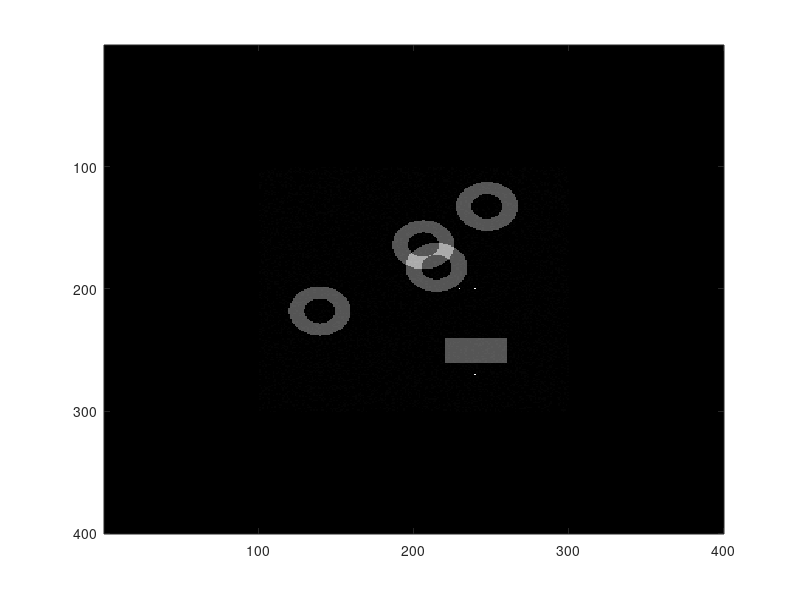
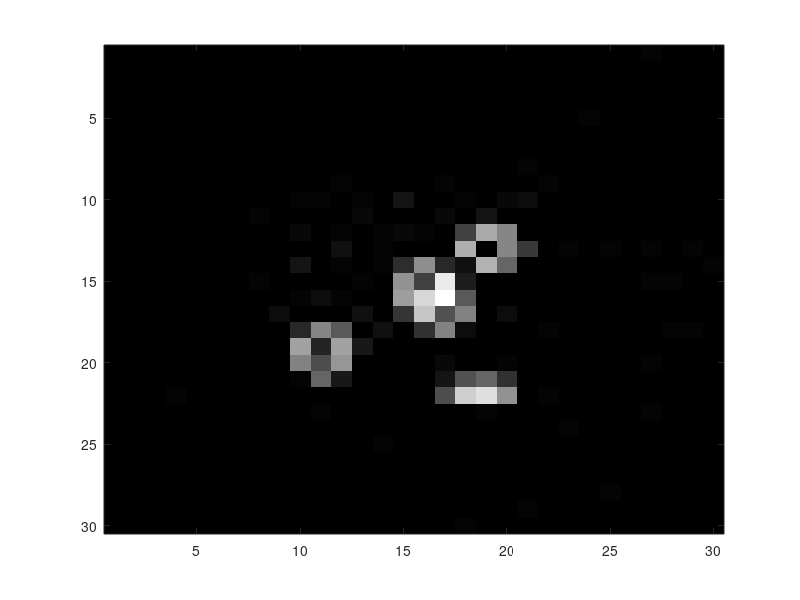
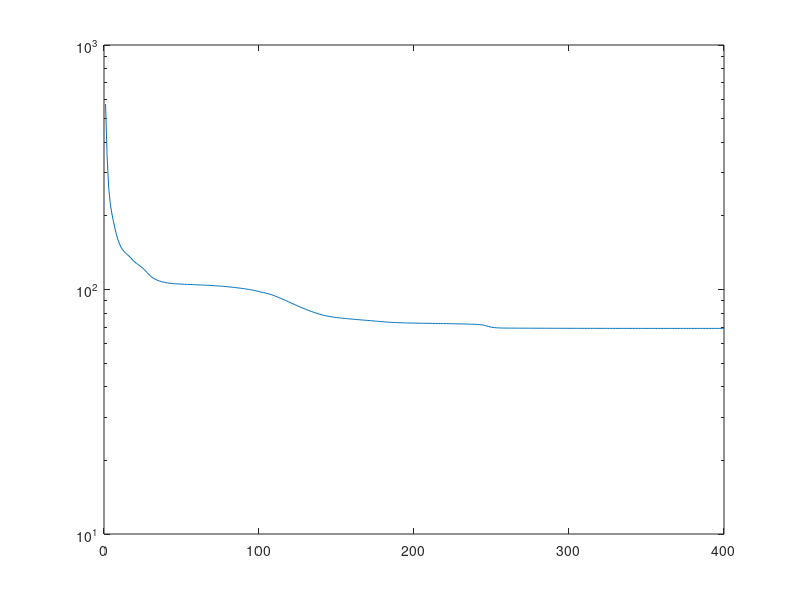
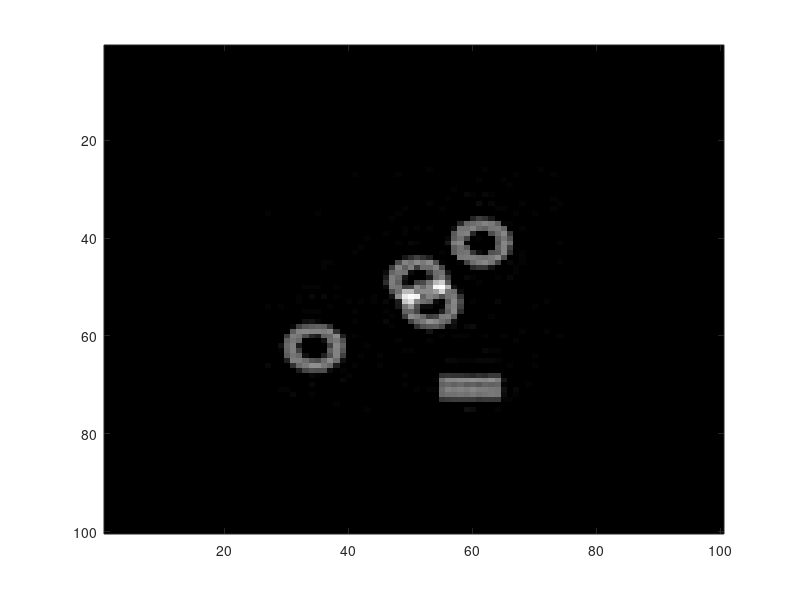

These charts were generated, in order, by the following MATLAB code:
function phase_retrieval

close all;

rng(3);

N=400; %This is the total size (including outside the FOV)
noise_level=0.01; %Too afraid to add more noise at this time
num_it=400; %Number of iterations at each resolution

%First we only do one recon at full resolution
%N0s=[400];
%do_phase_retrieval(N,noise_level,N0s,num_it);
%title('Without recursive linearization');

%Second we step up from low-res to high-res
%N0s=[50,90,130,170,210,250,290,330,370,400];
N0s=[30,100,200,300,400];
do_phase_retrieval(N,noise_level,N0s,num_it);
title('With recursive linearization');;;

end

function do_phase_retrieval(N,noise_level,N0s,num_it);

% Define the true function, which *must* stay within middle half of image
[GX,GY]=ndgrid(linspace(-2,2,N),linspace(-2,2,N));
inside_box=(abs(GX)<1).*(abs(GY)<1);

u_true=zeros(N,N);
for aa=1:4
    loc=[rand(1)*2-1,rand(1)*2-1]*0.7;
    GR=sqrt((GX-loc(1)).^2+(GY-loc(2)).^2);
    u_true = u_true + (GR<=0.2)*1;
    u_true = u_true - (GR<=0.1)*1;
end;
u_true = u_true + (abs(GX - 0.5)<0.1).*(abs(GY - 0.4)<0.2);
u_true(200,230)=3;
u_true(200,240)=3;
u_true(270,240)=3;

% add some noise and plot
u_true=u_true+randn(size(u_true))*noise_level;
u_true=u_true.*inside_box;
figure; imagesc(u_true); colormap('gray'); set(gcf,'position',[0,0,600,600]);

% Let's get the magnitude k-space data
d=fft2b(u_true);
d=abs(d);

% Keep track of results at every resolution
results={};

for iN0=1:length(N0s) % Step through the resolutions
    N0=N0s(iN0);
    d0=crop(d,N0); % Crop the k-space data to achieve lower resolution
    [GX0,GY0]=ndgrid(linspace(-2,2,N0),linspace(-2,2,N0));

    % The number of retries depends on resolution
    % We want to repeat many times at low resolution, and take the best
    num_retries=1;
    if (iN0==1) num_retries=50; end;
    tries={};
    try_end_resids=zeros(1,num_retries); %Keep track of the end resids in order to pick the best
    for rr=1:num_retries
        if (iN0==1) 
            u0=ifft2b(d0.*exp(2*pi*i*rand(size(d0)))); % at lowest resolution, randomize the phase
        else
            u0=upsample(u,N0); % Otherwise, upsample for the starting point -- this is critical to recursive linearization
        end;

        fprintf('N0=%d, try=%d\n',N0,rr);
        [tries{rr}.u,tries{rr}.resid]=phase_retrieval_engine(d0,u0,GX0,GY0,num_it); % Just do it
        try_end_resids(rr)=tries{rr}.resid(end);
    end;
    [~,best_rr]=min(try_end_resids);
    u=tries{best_rr}.u;
    u=real(u);
    resid=tries{best_rr}.resid;

    figure; imagesc(real(u)); colormap('gray'); set(gcf,'position',[700,0,600,600]);
    figure; semilogy(1:num_it,resid); set(gcf,'position',[1400,0,600,600]);
    drawnow;
    
    results{iN0}.u=u;
    results{iN0}.resid=resid;
end;

% Plot the resid as a function of iteration for all of the resolutions
figure;
for k=1:length(results)
    semilogy(1:num_it,results{k}.resid);
    hold on;
end;

end

function [u,resid]=phase_retrieval_engine(d,u0,GX,GY,num_it)

GR=sqrt(GX.^2+GY.^2);

inside_box=(abs(GX)<1).*(abs(GY)<1);
outside_box=~inside_box;

uhat=fft2b(u0);
resid=zeros(1,num_it);

for j=1:num_it
    u=ifft2b(uhat);
    %figure; imagesc(real(u)); colormap('gray');
    u=real(u);
    positive=(u>0); negative=~positive;
    % Here is the formula I was using... not exactly the formula we had
    % discussed... I like this one better -- but need to experiment with
    % coeffs, etc.
    u=u.*inside_box.*positive*1 + u.*inside_box.*negative*0.1 + u.*outside_box.*positive*0.5 + u.*outside_box.*negative*0.1;
    %u=u.*inside_box.*positive*1 + u.*inside_box.*negative*1 + u.*outside_box.*positive*0.2 + u.*outside_box.*negative*0.2;
    %u=u.*inside_box.*positive*1 + u.*inside_box.*negative*0.1 + u.*outside_box.*positive*1 + u.*outside_box.*negative*0.1;
    
    uhat=fft2b(u);
    resid(j)=sqrt(sum((abs(uhat(:))-d(:)).^2)/length(d(:)));
    uhat=uhat./abs(uhat).*d; %Enforce the magnitude
end;

end

function Y=crop(X,N2)

N=size(X,1);
M2=1+ceil((N-N2)/2);
Y=X(M2:M2+N2-1,M2:M2+N2-1);

end

function Y=upsample(X,N2)

X=fft2b(X);

N=size(X,1);
M2=1+ceil((N2-N)/2);
Y=zeros(N2,N2);
Y(M2:M2+N-1,M2:M2+N-1)=X;

Y=ifft2b(Y);

end

function Y=downsample(X,N2)

N=size(X,1);
M2=1+ceil((N-N2)/2);
A=fft2b(fftshift(X));
A=A(M2:M2+N2-1,M2:M2+N2-1);
Y=ifft2(ifftshift(A));

end

function Y=fft2b(X) %for convenience
Y=fftshift(fft2(fftshift(X)));
end

function Y=ifft2b(X) % for convenience
Y=ifftshift(ifft2(ifftshift(X)));
end
